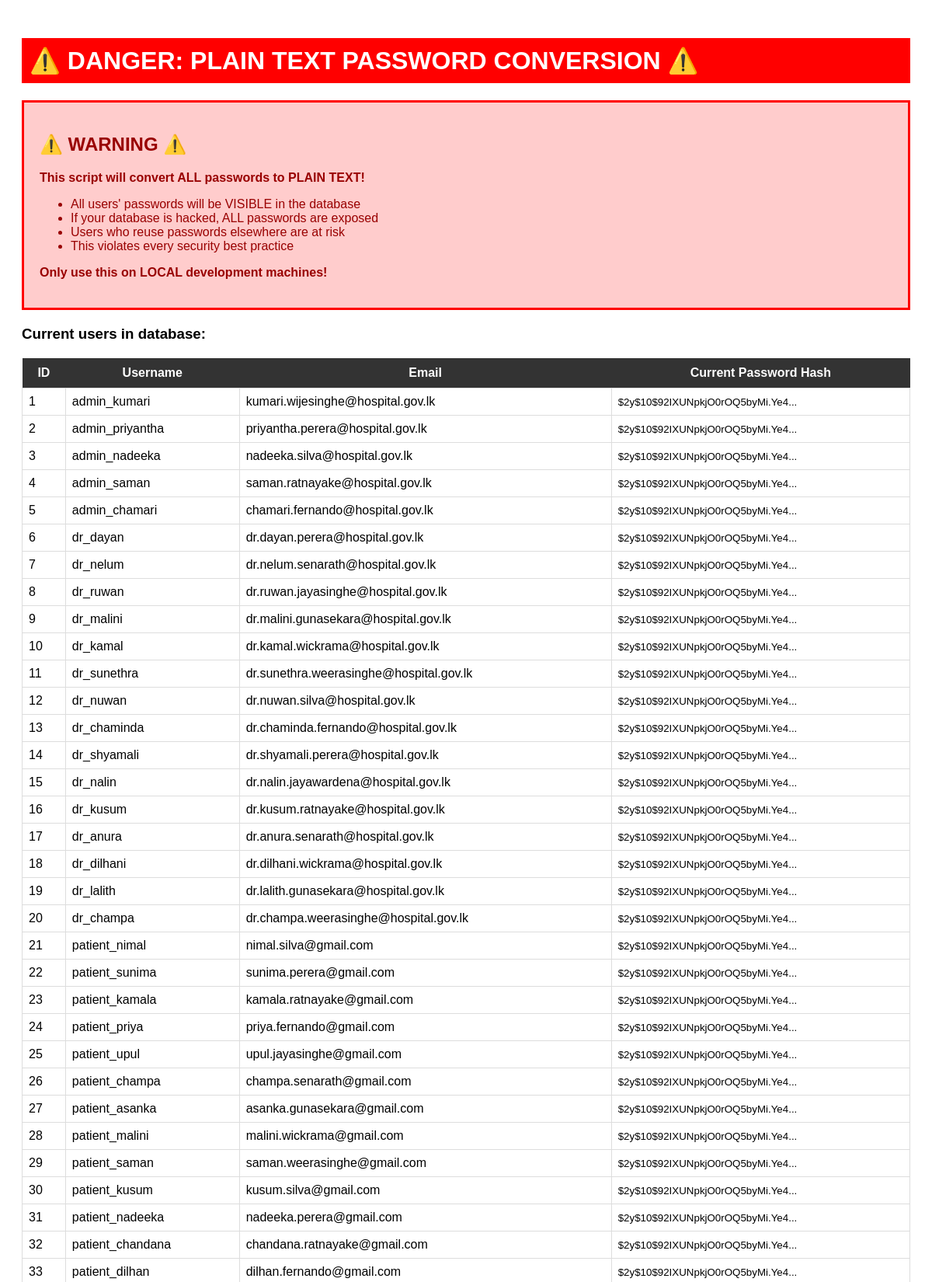
Page /convert-to-plain.php (upper part) on the committed database.
### tables this page shows
CREATE TABLE `users` (
    `id` INT PRIMARY KEY AUTO_INCREMENT,
    `username` VARCHAR(50) UNIQUE NOT NULL,
    `email` VARCHAR(100) UNIQUE NOT NULL,
    `password_hash` VARCHAR(255) NOT NULL,
    `full_name` VARCHAR(100) NOT NULL,
    `phone` VARCHAR(15),
    `address` TEXT,
    `profile_image` VARCHAR(255) DEFAULT 'default-avatar.png',
    `role` ENUM('admin', 'doctor', 'patient') NOT NULL,
    `is_active` BOOLEAN DEFAULT TRUE,
    `last_login` DATETIME,
    `created_at` TIMESTAMP DEFAULT CURRENT_TIMESTAMP,
    `updated_at` TIMESTAMP DEFAULT CURRENT_TIMESTAMP ON UPDATE CURRENT_TIMESTAMP
);

### convert-to-plain.php (the view, shortened to what this page needs)
<?php
echo "<!DOCTYPE html>";
echo "<html><head><title>Password Conversion</title>";
echo "</head><body>";
echo "<h1 class='danger'>⚠️ DANGER: PLAIN TEXT PASSWORD CONVERSION ⚠️</h1>";
echo "<div class='warning'>";
echo "<h2>⚠️ WARNING ⚠️</h2>";
echo "<p><strong>This script will convert ALL passwords to PLAIN TEXT!</strong></p>";
echo "<ul>";
echo "<li>All users' passwords will be VISIBLE in the database</li>";
echo "<li>If your database is hacked, ALL passwords are exposed</li>";
echo "<li>Users who reuse passwords elsewhere are at risk</li>";
echo "<li>This violates every security best practice</li>";
echo "</ul>";
echo "<p><strong>Only use this on LOCAL development machines!</strong></p>";
echo "</div>";
try {
    $db = Database::getInstance()->getConnection();
    if (isset($_POST['convert'])) {
        $password_to_set = $_POST['password'] ?? 'password123';
        echo "<div class='warning'>";
        echo "<h3>Converting passwords to: <strong>$password_to_set</strong></h3>";
        echo "</div>";
        $users = $db->query("SELECT id, username, email, password_hash FROM users")->fetchAll();
        echo "<h3>Users BEFORE conversion:</h3>";
        echo "<table>";
        echo "<tr><th>ID</th><th>Username</th><th>Email</th><th>Password Hash</th></tr>";
        foreach ($users as $user) {
            echo "<tr>";
            echo "<td>" . $user['id'] . "</td>";
            echo "<td>" . $user['username'] . "</td>";
            echo "<td>" . $user['email'] . "</td>";
            echo "<td><small>" . substr($user['password_hash'], 0, 30) . "...</small></td>";
            echo "</tr>";
        }
        echo "</table>";
        $sql = "UPDATE users SET password_hash = ?";
        $stmt = $db->prepare($sql);
        $stmt->execute([$password_to_set]);
        $count = $stmt->rowCount();
        echo "<div style='background: #ff9999; padding: 20px; margin: 20px 0;'>";
        echo "<h3 style='color: #990000;'>✅ CONVERSION COMPLETE!</h3>";
        echo "<p><strong>$count users</strong> now have plain text password: <code>$password_to_set</code></p>";
        echo "</div>";
        $users_after = $db->query("SELECT id, username, email, password_hash FROM users")->fetchAll();
        echo "<h3>Users AFTER conversion (passwords now visible!):</h3>";
        echo "<table>";
        echo "<tr><th>ID</th><th>Username</th><th>Email</th><th style='background: #ffcccc;'>Plain Password</th></tr>";
        foreach ($users_after as $user) {
            echo "<tr>";
            echo "<td>" . $user['id'] . "</td>";
            echo "<td>" . $user['username'] . "</td>";
            echo "<td>" . $user['email'] . "</td>";
            echo "<td style='background: #ffffcc; font-weight: bold;'>" . $user['password_hash'] . "</td>";
            echo "</tr>";
        }
        echo "</table>";
        echo "<div class='warning'>";
        echo "<p><strong>⚠️ ALL PASSWORDS ARE NOW VISIBLE IN THE DATABASE! ⚠️</strong></p>";
        echo "<p>If you look in phpMyAdmin, you can see everyone's password.</p>";
        echo "</div>";
    } else {
        $users = $db->query("SELECT id, username, email, password_hash FROM users")->fetchAll();
        echo "<h3>Current users in database:</h3>";
        echo "<table>";
        echo "<tr><th>ID</th><th>Username</th><th>Email</th><th>Current Password Hash</th></tr>";
        foreach ($users as $user) {
            echo "<tr>";
            echo "<td>" . $user['id'] . "</td>";
            echo "<td>" . $user['username'] . "</td>";
            echo "<td>" . $user['email'] . "</td>";
            echo "<td><small>" . substr($user['password_hash'], 0, 30) . "...</small></td>";
            echo "</tr>";
        }
        echo "</table>";
    }
} catch (PDOException $e) {
    echo "<div class='warning'>";
    echo "<p style='color:red;'>❌ Error: " . $e->getMessage() . "</p>";
    echo "</div>";
}
echo "</body></html>";

### convert-to-plain.php (style rules this page uses)
body { font-family: Arial; padding: 20px; }
.warning { background: #ffcccc; color: #990000; padding: 20px; border: 3px solid red; margin: 20px 0; }
.danger { background: #ff0000; color: white; padding: 10px; font-weight: bold; }
table { border-collapse: collapse; width: 100%; margin: 20px 0; }
th { background: #333; color: white; padding: 10px; }
td { padding: 8px; border: 1px solid #ddd; }

### rows in the picture
users: id "1", username "admin_kumari", email "kumari.wijesinghe@hospital.gov.lk", password_hash "$2y$10$92IXUNpkjO0rOQ5byMi.Ye4"
users: id "2", username "admin_priyantha", email "priyantha.perera@hospital.gov.lk", password_hash "$2y$10$92IXUNpkjO0rOQ5byMi.Ye4"
users: id "3", username "admin_nadeeka", email "nadeeka.silva@hospital.gov.lk", password_hash "$2y$10$92IXUNpkjO0rOQ5byMi.Ye4"
users: id "4", username "admin_saman", email "saman.ratnayake@hospital.gov.lk", password_hash "$2y$10$92IXUNpkjO0rOQ5byMi.Ye4"
users: id "5", username "admin_chamari", email "chamari.fernando@hospital.gov.lk", password_hash "$2y$10$92IXUNpkjO0rOQ5byMi.Ye4"
users: id "6", username "dr_dayan", email "dr.dayan.perera@hospital.gov.lk", password_hash "$2y$10$92IXUNpkjO0rOQ5byMi.Ye4"
users: id "7", username "dr_nelum", email "dr.nelum.senarath@hospital.gov.lk", password_hash "$2y$10$92IXUNpkjO0rOQ5byMi.Ye4"
users: id "8", username "dr_ruwan", email "dr.ruwan.jayasinghe@hospital.gov.lk", password_hash "$2y$10$92IXUNpkjO0rOQ5byMi.Ye4"
users: id "9", username "dr_malini", email "dr.malini.gunasekara@hospital.gov.lk", password_hash "$2y$10$92IXUNpkjO0rOQ5byMi.Ye4"
users: id "10", username "dr_kamal", email "dr.kamal.wickrama@hospital.gov.lk", password_hash "$2y$10$92IXUNpkjO0rOQ5byMi.Ye4"
users: id "11", username "dr_sunethra", email "dr.sunethra.weerasinghe@hospital.gov.lk", password_hash "$2y$10$92IXUNpkjO0rOQ5byMi.Ye4"
users: id "12", username "dr_nuwan", email "dr.nuwan.silva@hospital.gov.lk", password_hash "$2y$10$92IXUNpkjO0rOQ5byMi.Ye4"
users: id "13", username "dr_chaminda", email "dr.chaminda.fernando@hospital.gov.lk", password_hash "$2y$10$92IXUNpkjO0rOQ5byMi.Ye4"
users: id "14", username "dr_shyamali", email "dr.shyamali.perera@hospital.gov.lk", password_hash "$2y$10$92IXUNpkjO0rOQ5byMi.Ye4"
users: id "15", username "dr_nalin", email "dr.nalin.jayawardena@hospital.gov.lk", password_hash "$2y$10$92IXUNpkjO0rOQ5byMi.Ye4"
users: id "16", username "dr_kusum", email "dr.kusum.ratnayake@hospital.gov.lk", password_hash "$2y$10$92IXUNpkjO0rOQ5byMi.Ye4"
users: id "17", username "dr_anura", email "dr.anura.senarath@hospital.gov.lk", password_hash "$2y$10$92IXUNpkjO0rOQ5byMi.Ye4"
users: id "18", username "dr_dilhani", email "dr.dilhani.wickrama@hospital.gov.lk", password_hash "$2y$10$92IXUNpkjO0rOQ5byMi.Ye4"
users: id "19", username "dr_lalith", email "dr.lalith.gunasekara@hospital.gov.lk", password_hash "$2y$10$92IXUNpkjO0rOQ5byMi.Ye4"
users: id "20", username "dr_champa", email "dr.champa.weerasinghe@hospital.gov.lk", password_hash "$2y$10$92IXUNpkjO0rOQ5byMi.Ye4"
users: id "21", username "patient_nimal", email "nimal.silva@gmail.com", password_hash "$2y$10$92IXUNpkjO0rOQ5byMi.Ye4"
users: id "22", username "patient_sunima", email "sunima.perera@gmail.com", password_hash "$2y$10$92IXUNpkjO0rOQ5byMi.Ye4"
users: id "23", username "patient_kamala", email "kamala.ratnayake@gmail.com", password_hash "$2y$10$92IXUNpkjO0rOQ5byMi.Ye4"
users: id "24", username "patient_priya", email "priya.fernando@gmail.com", password_hash "$2y$10$92IXUNpkjO0rOQ5byMi.Ye4"
users: id "25", username "patient_upul", email "upul.jayasinghe@gmail.com", password_hash "$2y$10$92IXUNpkjO0rOQ5byMi.Ye4"
users: id "26", username "patient_champa", email "champa.senarath@gmail.com", password_hash "$2y$10$92IXUNpkjO0rOQ5byMi.Ye4"
users: id "27", username "patient_asanka", email "asanka.gunasekara@gmail.com", password_hash "$2y$10$92IXUNpkjO0rOQ5byMi.Ye4"
users: id "28", username "patient_malini", email "malini.wickrama@gmail.com", password_hash "$2y$10$92IXUNpkjO0rOQ5byMi.Ye4"
users: id "29", username "patient_saman", email "saman.weerasinghe@gmail.com", password_hash "$2y$10$92IXUNpkjO0rOQ5byMi.Ye4"
users: id "30", username "patient_kusum", email "kusum.silva@gmail.com", password_hash "$2y$10$92IXUNpkjO0rOQ5byMi.Ye4"
users: id "31", username "patient_nadeeka", email "nadeeka.perera@gmail.com", password_hash "$2y$10$92IXUNpkjO0rOQ5byMi.Ye4"
users: id "32", username "patient_chandana", email "chandana.ratnayake@gmail.com", password_hash "$2y$10$92IXUNpkjO0rOQ5byMi.Ye4"
users: id "33", username "patient_dilhan", email "dilhan.fernando@gmail.com", password_hash "$2y$10$92IXUNpkjO0rOQ5byMi.Ye4"
